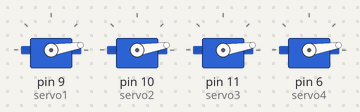
A sketch run on a simulated Arduino Uno, built with avr-gcc and run on an emulated ATmega328P. Parts: 4 × servo. At 5.5 s the program stops and its outputs stay as they are.

Above: at 0.15 s.
At 0.76 s:
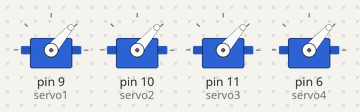
At 1.68 s:
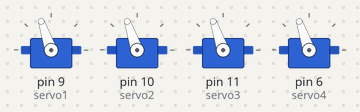
At 2.29 s:
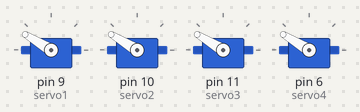
At 2.9 s:
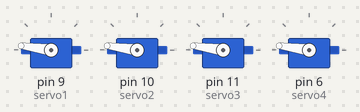
At 5.6 s:
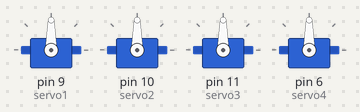
Timing chart, 0 to 7.0 s (numbered marks = the images above):
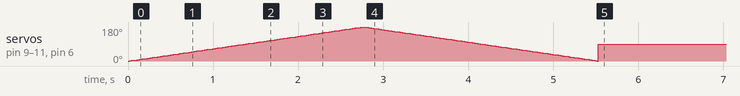

The sketch:

incredible_trug_allis1.ino
```cpp
#include <Servo.h>

Servo servo1;
Servo servo2;
Servo servo3;
Servo servo4;

int pos = 0;

void setup() {
  servo1.attach(9);   // السيرفو الأول على المنفذ 9
  servo2.attach(10);  // السيرفو الثاني على المنفذ 10
  servo3.attach(11);  // السيرفو الثالث على المنفذ 11
  servo4.attach(6);   // السيرفو الرابع على المنفذ 6
}

void loop() {
  unsigned long startTime = millis(); // وقت بداية الحركة

  // شغّل حركة sweep لمدة ثانيتين فقط
  while (millis() - startTime < 2000) {
    for (pos = 0; pos <= 180; pos += 1) {
      setAllServos(pos);
      delay(15);
    }
    for (pos = 180; pos >= 0; pos -= 1) {
      setAllServos(pos);
      delay(15);
    }
  }

  // بعد انتهاء الحركة ثبت كل السيرفو على 90°
  setAllServos(90);

  while (true) {
    // توقف نهائي (السيرفو ثابتة على 90°)
  }
}

// دالة لتغيير كل السيرفو لنفس الزاوية
void setAllServos(int angle) {
  servo1.write(angle);
  servo2.write(angle);
  servo3.write(angle);
  servo4.write(angle);
}
```
